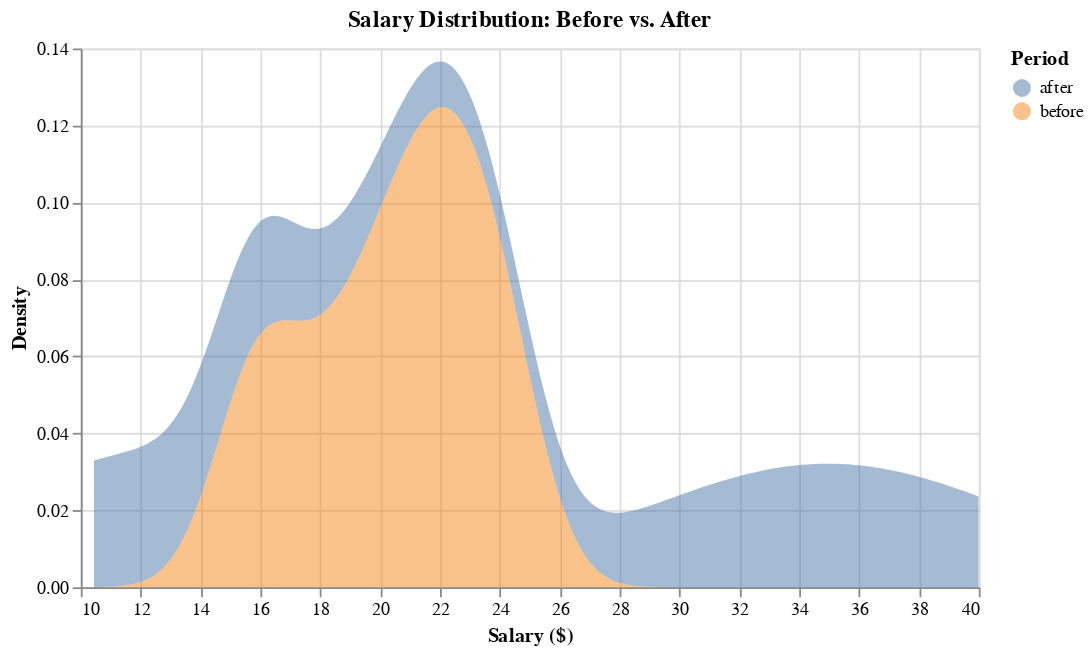

Notebook code cell kept with this figure:
### Markdown cell above
<div class="alert alert-info" style="color:black">

### Question 2.3
rubric={viz:2}

<h4>Python</h4>
<p>Improve my Altair plots. Chose the best type of plot to accurately reveal what the data looks like. Design the plot to be an effective plot for communication purposes, this includes proper figure size, axis/figure titles, font sizes, colors, etc. You can either make a single or several plots, depending on what you think is needed.</p>
    
</div>

### Code cell
# YOUR ANSWER HERE
# Improved Plot: Density distribution
improved_wages = alt.Chart(wages).transform_density(
    'salary',
    as_=['salary', 'density'],
    groupby=['when']
).mark_area(opacity=0.5).encode(
    alt.X('salary:Q', title='Salary ($)'),
    alt.Y('density:Q', title='Density'),
    alt.Color('when:N', title='Period')
).properties(
    title='Salary Distribution: Before vs. After',
    width=500,
    height=300
)

improved_wages

### Figure 1 — Vega-Lite specification as saved in the notebook (floating-point values rounded to 4 significant figures)
{"$schema": "https://vega.github.io/schema/vega-lite/v5.20.1.json", "config": {"view": {"continuousHeight": 300, "continuousWidth": 300}}, "data": {"name": "data-21f74c9a205a93c7338ecaddfcf41838"}, "datasets": {"data-21f74c9a205a93c7338ecaddfcf41838": [{"salary": 12.11, "when": "after"}, {"salary": 12.87, "when": "after"}, {"salary": 12.53, "when": "after"}, {"salary": 11.65, "when": "after"}, {"salary": 10.47, "when": "after"}, {"salary": 10.7, "when": "after"}, {"salary": 13.24, "when": "after"}, {"salary": 12.58, "when": "after"}, {"salary": 14.1, "when": "after"}, {"salary": 13.59, "when": "after"}, {"salary": 14.04, "when": "after"}, {"salary": 11.78, "when": "after"}, {"salary": 12.98, "when": "after"}, {"salary": 13.91, "when": "after"}, {"salary": 13.57, "when": "after"}, {"salary": 12.22, "when": "after"}, {"salary": 10.69, "when": "after"}, {"salary": 10.94, "when": "after"}, {"salary": 14.87, "when": "after"}, {"salary": 10.88, "when": "after"}, {"salary": 12.27, "when": "after"}, {"salary": 11.05, "when": "after"}, {"salary": 14.46, "when": "after"}, {"salary": 11.32, "when": "after"}, {"salary": 13.09, "when": "after"}, {"salary": 13.98, "when": "after"}, {"salary": 10.44, "when": "after"}, {"salary": 13.58, "when": "after"}, {"salary": 13.87, "when": "after"}, {"salary": 11.83, "when": "after"}, {"salary": 36.64, "when": "after"}, {"salary": 34.65, "when": "after"}, {"salary": 32.83, "when": "after"}, {"salary": 33.66, "when": "after"}, {"salary": 39.99, "when": "after"}, {"salary": 30.31, "when": "after"}, {"salary": 34.66, "when": "after"}, {"salary": 30.15, "when": "after"}, {"salary": 31.42, "when": "after"}, {"salary": 37.01, "when": "after"}, {"salary": 34.44, "when": "after"}, {"salary": 34.46, "when": "after"}, {"salary": 39.32, "when": "after"}, {"salary": 33.04, "when": "after"}, {"salary": 36.32, "when": "after"}, {"salary": 30.28, "when": "after"}, {"salary": 31.87, "when": "after"}, {"salary": 39.37, "when": "after"}, {"salary": 34.39, "when": "after"}, {"salary": 31.25, "when": "after"}, {"salary": 31.78, "when": "after"}, {"salary": 39.88, "when": "after"}, {"salary": 39.63, "when": "after"}, {"salary": 32.48, "when": "after"}, {"salary": 35.77, "when": "after"}, {"salary": 32.31, "when": "after"}, {"salary": 39.79, "when": "after"}, {"salary": 37.34, "when": "after"}, {"salary": 36.31, "when": "after"}, {"salary": 38.52, "when": "after"}, {"salary": 36.38, "when": "after"}, {"salary": 22.52, "when": "before"}, {"salary": 18.61, "when": "before"}, {"salary": 20.42, "when": "before"}, {"salary": 22.57, "when": "before"}, {"salary": 24.78, "when": "before"}, {"salary": 23.13, "when": "before"}, {"salary": 23.37, "when": "before"}, {"salary": 20.76, "when": "before"}, {"salary": 22.34, "when": "before"}, {"salary": 22.75, "when": "before"}, {"salary": 18.43, "when": "before"}, {"salary": 21.9, "when": "before"}, {"salary": 24.1, "when": "before"}, {"salary": 18.1, "when": "before"}, {"salary": 21.9, "when": "before"}, {"salary": 23.27, "when": "before"}, {"salary": 15.65, "when": "before"}, {"salary": 22.74, "when": "before"}, {"salary": 16.06, "when": "before"}, {"salary": 16.36, "when": "before"}, {"salary": 21.22, "when": "before"}, {"salary": 21.81, "when": "before"}, {"salary": 19.98, "when": "before"}, {"salary": 24.1, "when": "before"}, {"salary": 24.33, "when": "before"}, {"salary": 21.99, "when": "before"}, {"salary": 24.56, "when": "before"}, {"salary": 23.16, "when": "before"}, {"salary": 18.45, "when": "before"}, {"salary": 19.69, "when": "before"}, {"salary": 15.23, "when": "before"}, {"salary": 15.34, "when": "before"}, {"salary": 15.35, "when": "before"}, {"salary": 23.65, "when": "before"}, {"salary": 22.55, "when": "before"}, {"salary": 18.61, "when": "before"}, {"salary": 16.89, "when": "before"}, {"salary": 16.81, "when": "before"}, {"salary": 24.42, "when": "before"}, {"salary": 22.81, "when": "before"}, {"salary": 20.38, "when": "before"}, {"salary": 16.14, "when": "before"}, {"salary": 15.99, "when": "before"}, {"salary": 20.78, "when": "before"}, {"salary": 19.32, "when": "before"}, {"salary": 20.16, "when": "before"}, {"salary": 19.25, "when": "before"}, {"salary": 21.04, "when": "before"}, {"salary": 20.98, "when": "before"}, {"salary": 21.7, "when": "before"}, {"salary": 21.78, "when": "before"}, {"salary": 20.4, "when": "before"}, {"salary": 23.93, "when": "before"}, {"salary": 16.79, "when": "before"}, {"salary": 21.06, "when": "before"}, {"salary": 17.69, "when": "before"}, {"salary": 15.36, "when": "before"}, {"salary": 24.33, "when": "before"}, {"salary": 15.92, "when": "before"}, {"salary": 21.93, "when": "before"}, {"salary": 19.41, "when": "before"}]}, "encoding": {"color": {"field": "when", "title": "Period", "type": "nominal"}, "x": {"field": "salary", "title": "Salary ($)", "type": "quantitative"}, "y": {"field": "density", "title": "Density", "type": "quantitative"}}, "height": 300, "mark": {"opacity": 0.5, "type": "area"}, "title": "Salary Distribution: Before vs. After", "transform": [{"as": ["salary", "density"], "density": "salary", "groupby": ["when"]}], "width": 500}
